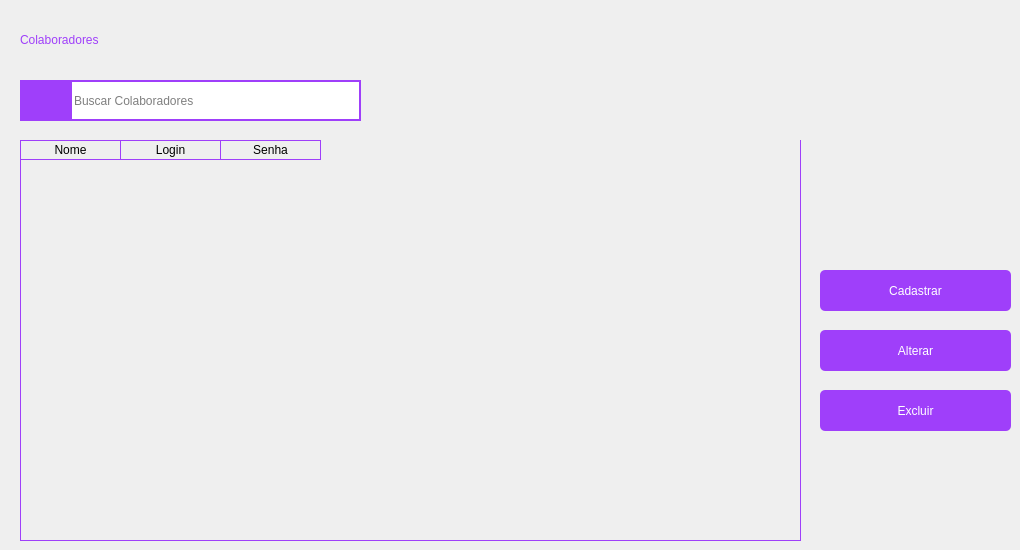
      <widget class="QWidget" name="page_5">
       <widget class="QTableWidget" name="tabela_cadastro_3">
        <property name="geometry">
         <rect>
          <x>20</x>
          <y>140</y>
          <width>781</width>
          <height>401</height>
         </rect>
        </property>
        <property name="styleSheet">
         <string notr="true">QTableWidget {
	gridline-color: #9f3ffa;;
	background-color: transparent;
	outline: 0;
	border: 1px solid #9f3ffa;
	border-top: 0px
	
}

QTableWidget::item:selected{
	background-color:#9f3ffa;;
}

QTableWidget::horizontalHeader {	
	background-color: #9f3ffa;
}

QHeaderView::section:horizontal
{
    border: 1px solid #9f3ffa;
	background-color: transparent;
	border-left: 0px;
	color: black;

}
</string>
        </property>
        <property name="frameShape">
         <enum>QFrame::Panel</enum>
        </property>
        <property name="frameShadow">
         <enum>QFrame::Sunken</enum>
        </property>
        <property name="editTriggers">
         <set>QAbstractItemView::SelectedClicked</set>
        </property>
        <property name="tabKeyNavigation">
         <bool>true</bool>
        </property>
        <property name="showDropIndicator" stdset="0">
         <bool>false</bool>
        </property>
        <property name="alternatingRowColors">
         <bool>false</bool>
        </property>
        <property name="selectionMode">
         <enum>QAbstractItemView::ExtendedSelection</enum>
        </property>
        <property name="gridStyle">
         <enum>Qt::SolidLine</enum>
        </property>
        <property name="sortingEnabled">
         <bool>true</bool>
        </property>
        <attribute name="verticalHeaderVisible">
         <bool>false</bool>
        </attribute>
        <attribute name="verticalHeaderShowSortIndicator" stdset="0">
         <bool>false</bool>
        </attribute>
        <attribute name="verticalHeaderStretchLastSection">
         <bool>false</bool>
        </attribute>
        <column>
         <property name="text">
          <string>Nome</string>
         </property>
        </column>
        <column>
         <property name="text">
          <string>Login</string>
         </property>
        </column>
        <column>
         <property name="text">
          <string>Senha</string>
         </property>
        </column>
       </widget>
       <widget class="QLabel" name="lbl_titulo_usuario_vendas_3">
        <property name="geometry">
         <rect>
          <x>20</x>
          <y>20</y>
          <width>551</width>
          <height>41</height>
         </rect>
        </property>
        <property name="styleSheet">
         <string notr="true">font: 16pt &quot;Montserrat&quot;;
color: #9f3ffa;
</string>
        </property>
        <property name="text">
         <string>Colaboradores</string>
        </property>
        <property name="textFormat">
         <enum>Qt::AutoText</enum>
        </property>
        <property name="wordWrap">
         <bool>false</bool>
        </property>
        <property name="textInteractionFlags">
         <set>Qt::TextBrowserInteraction</set>
        </property>
       </widget>
       <widget class="QPushButton" name="btn_pesquisar_3">
        <property name="geometry">
         <rect>
          <x>20</x>
          <y>80</y>
          <width>51</width>
          <height>41</height>
         </rect>
        </property>
        <property name="styleSheet">
         <string notr="true">QPushButton {
border: 2px;
background-color: rgb(159, 63, 250);
color: white;

font: 10pt &quot;Montserrat&quot;;
outline: 0;
}

QPushButton:hover {
	background-color: rgb(197, 62, 255);
}
</string>
        </property>
        <property name="text">
         <string/>
        </property>
        <property name="icon">
         <iconset resource="../QRC/file_principal_rc.qrc">
          <normaloff>:/icones/lupa.png</normaloff>:/icones/lupa.png</iconset>
        </property>
        <property name="iconSize">
         <size>
          <width>25</width>
          <height>25</height>
         </size>
        </property>
       </widget>
       <widget class="QLineEdit" name="line_search_bar_3">
        <property name="geometry">
         <rect>
          <x>70</x>
          <y>80</y>
          <width>291</width>
          <height>41</height>
         </rect>
        </property>
        <property name="styleSheet">
         <string notr="true">border: 2px solid #9f3ffa;
font: 10pt &quot;Montserrat&quot;;</string>
        </property>
        <property name="cursorPosition">
         <number>0</number>
        </property>
        <property name="placeholderText">
         <string>Buscar Colaboradores</string>
        </property>
        <property name="clearButtonEnabled">
         <bool>true</bool>
        </property>
       </widget>
       <widget class="QPushButton" name="btn_adicionar_forncedores_5">
        <property name="geometry">
         <rect>
          <x>820</x>
          <y>390</y>
          <width>191</width>
          <height>41</height>
         </rect>
        </property>
        <property name="styleSheet">
         <string notr="true">QPushButton {
border: 2px;
background-color: rgb(159, 63, 250);
color: white;
border-radius: 5px;
font: 10pt &quot;Montserrat&quot;;
outline: 0;
}

QPushButton:hover {
	background-color: rgb(255, 17, 49);
}
</string>
        </property>
        <property name="text">
         <string>Excluir</string>
        </property>
       </widget>
       <widget class="QPushButton" name="btn_adicionar_forncedores_6">
        <property name="geometry">
         <rect>
          <x>820</x>
          <y>330</y>
          <width>191</width>
          <height>41</height>
         </rect>
        </property>
        <property name="styleSheet">
         <string notr="true">QPushButton {
border: 2px;
background-color: rgb(159, 63, 250);
color: white;
border-radius: 5px;
font: 10pt &quot;Montserrat&quot;;
outline: 0;
}

QPushButton:hover {
	background-color: rgb(197, 62, 255);
}
</string>
        </property>
        <property name="text">
         <string>Alterar</string>
        </property>
       </widget>
       <widget class="QPushButton" name="btn_adicionar_forncedores_7">
        <property name="geometry">
         <rect>
          <x>820</x>
          <y>270</y>
          <width>191</width>
          <height>41</height>
         </rect>
        </property>
        <property name="styleSheet">
         <string notr="true">QPushButton {
border: 2px;
background-color: rgb(159, 63, 250);
color: white;
border-radius: 5px;
font: 10pt &quot;Montserrat&quot;;
outline: 0;
}

QPushButton:hover {
	background-color: rgb(197, 62, 255);
}
</string>
        </property>
        <property name="text">
         <string>Cadastrar</string>
        </property>
       </widget>
      </widget>
